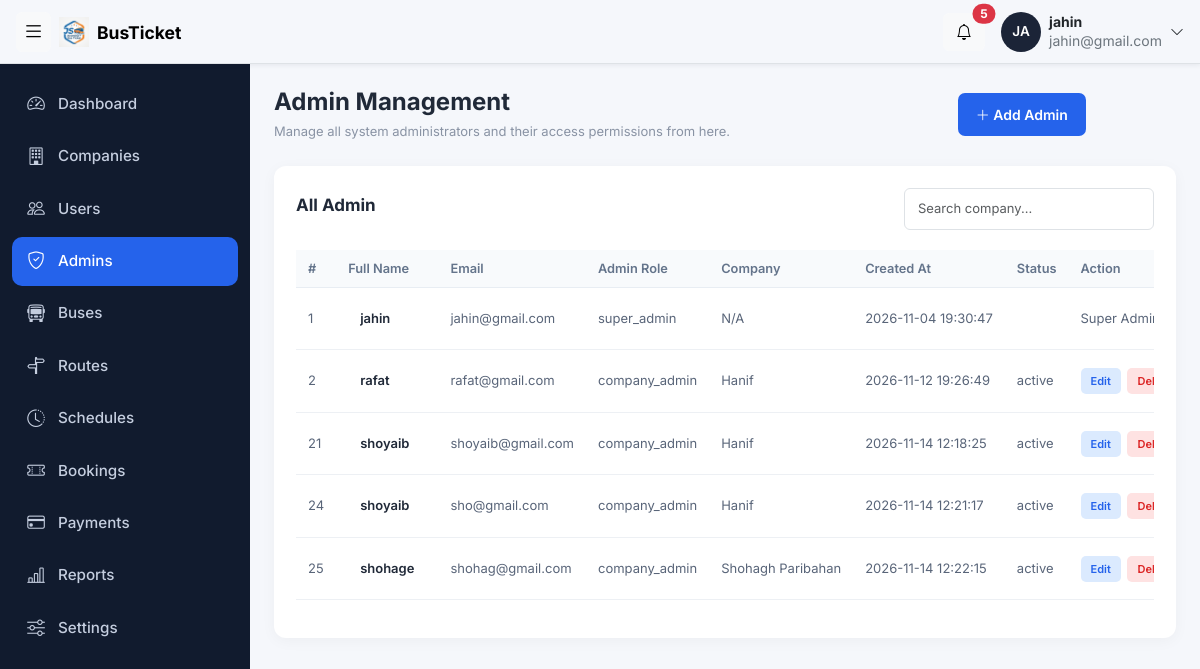
/admin/admin.php (signed in), run on the app's committed database.
### tables this page shows
CREATE TABLE `users` (
  `user_id` int(11) NOT NULL,
  `name` varchar(100) NOT NULL,
  `email` varchar(100) NOT NULL,
  `phone` varchar(20) NOT NULL,
  `password` varchar(255) NOT NULL,
  `role` enum('super_admin','company_admin','customer') NOT NULL,
  `company_id` int(11) DEFAULT NULL,
  `created_at` timestamp NOT NULL DEFAULT current_timestamp() ON UPDATE current_timestamp()
);

CREATE TABLE `bus_companies` (
  `company_id` int(11) NOT NULL,
  `company_name` varchar(100) NOT NULL,
  `email` varchar(100) NOT NULL,
  `phone` varchar(20) NOT NULL,
  `address` text NOT NULL,
  `status` enum('active','inactive') NOT NULL,
  `created_at` timestamp NOT NULL DEFAULT current_timestamp() ON UPDATE current_timestamp()
);

### function/admin.php (called while the page is built)
<?php
$sql = "SELECT users.*,
                bus_companies.company_name,
                bus_companies.status AS company_status
        FROM users
        LEFT JOIN bus_companies
        ON users.company_id = bus_companies.company_id
        WHERE users.role IN ('super_admin', 'company_admin')";
$result = $conn->query($sql);
?>

### admin/admin.php (the view, shortened to what this page needs)
<?php
include '../config/db.php';
    include '../function/admin.php';
?>
<!DOCTYPE html>
<html lang="bn">
<head>
    <?php
include '../includes/admin_css.php';
?>
</head>
<body>
<?php
include '../includes/topbar.php';
?>
    <div class="layout">
         <?php
include '../includes/adminbar.php';
?>
      <div class="container-fluid py-4 px-4">
    <div class="page-header">
        <div>
            <h3>Admin Management</h3>
            <p>Manage all system administrators and their access permissions from here.</p>
        </div>
        <button class="btn-add" id="openForm">
            <i class="bi bi-plus-lg"></i> Add Admin
        </button>
    </div>
    <div class="company-card">
        <div class="table-header">
            <h5>All Admin</h5>
            <input type="text" id="searchInput"
                   class="form-control search-box"
                   placeholder="Search company...">
        </div>
        <div class="table-responsive">
            <table class="table company-table" id="companyTable">
                <thead>
                    <tr>
                        <th>#</th>
                        <th>Full Name</th>
                        <th>Email</th>
                        <th>Admin Role</th>
                        <th>Company</th>
                        <th>Created At</th>
                        <th>Status</th>
                        <th>Action</th>
                    </tr>
                </thead>
                <tbody>
                    <?php
                    while($row = $result->fetch_assoc() ){
                    ?>
            <tr>
        <td><?php echo $row['user_id']; ?></td>
    <td>
        <div class="company-name">
        <?php echo$row['name'] ; ?>
        </div>
    </td>
    <td>
        <?php echo $row['email']; ?>
    </td>
    <td>
        <?php echo $row['role']; ?>
    </td>
    <td>
         <?php echo $row['company_name'] ?? 'N/A'; ?>
    </td>
    <td>
         <?php echo $row['created_at'] ; ?>
</td>
<td>
    <?php echo $row['company_status'] ; ?>
    </td>
    <td>
     <?php if ($row['role'] === 'company_admin') { ?>
        <a href="admin_edit.php?user_id=<?php echo $row['user_id']; ?>" class="action-btn edit">Edit</a>
        <a href="admin_delete.php?user_id=<?php echo $row['user_id']; ?>"
           class="action-btn delete"
           onclick="return confirm('Are you sure you want to delete this admin?')">Delete</a>
     <?php } else { ?>
        <span>Super Admin</span>
     <?php } ?>
    </td>
</tr>
<?php
};
?>
</tbody>
            </table>
        </div>
    </div>
</div>
</body>
</html>

### includes/admin_css.php
<link href="https://cdn.jsdelivr.net/npm/bootstrap@5.3.3/dist/css/bootstrap.min.css" rel="stylesheet">
<link href="https://cdn.jsdelivr.net/npm/bootstrap-icons@1.11.3/font/bootstrap-icons.min.css" rel="stylesheet">
<link href="../assets/css/admin.css" rel="stylesheet">
<link rel="stylesheet" href="../assets/css/companies.css">
<link rel="stylesheet" href="../assets/css/adminbar.css">

### includes/topbar.php (shortened to what this page needs)
<nav class="navbar topbar  border-bottom sticky-top px-3 ">
  <div class="d-flex align-items-center gap-2">
   <button class="btn btn-light sidebar-toggle" id="sidebarToggle" type="button"
     aria-label="Toggle sidebar" aria-controls="sidebar" aria-expanded="true">
    <i class="bi bi-list"></i>
   </button>
   <a class="navbar-brand d-flex align-items-center gap-2 fw-bold m-0 text-decoration-none"
   href="dashboard.php">
    <img src="../assets/images/logo.png" alt="BusGo Logo" width="30" height="30" class="d-inline-block align-text-top">
    <span class="logo-text">
        <small>  BusTicket</small>
    </span>
</a>
  </div>
  <div class="d-flex align-items-center gap-3">
    <div class="dropdown">
      <button class="btn btn-light position-relative" data-bs-toggle="dropdown" aria-label="Notifications">
        <i class="bi bi-bell"></i>
        <span class="position-absolute top-0 start-100 translate-middle badge rounded-pill bg-danger">5</span>
      </button>
    </div>
    <div class="dropdown">
      <button class="btn d-flex align-items-center gap-2 p-0 border-0" data-bs-toggle="dropdown">
        <span class="avatar">    <?php echo strtoupper(substr($_SESSION['name'], 0, 2)); ?>
</span>
        <span class="d-none d-md-block text-start lh-sm">
          <strong class="d-block small"><?php echo $_SESSION['name']; ?></strong>
          <small class="text-secondary"><?php echo $_SESSION['email']; ?> </small>
        </span>
        <i class="bi bi-chevron-down small"></i>
      </button>
    </div>
  </div>
</nav>

### includes/adminbar.php
<aside class="sidebar" id="sidebar">
    <nav class="nav flex-column gap-1">
        <a class="nav-link " href="dashboard.php" aria-label="Dashboard" title="Dashboard"><i class="bi bi-speedometer2"></i><span class="nav-text">Dashboard</span></a>
        <a class="nav-link" href="companies.php" aria-label="Companies" title="Companies"><i class="bi bi-building"></i><span class="nav-text">Companies</span></a>
        <a class="nav-link" href="users.php" aria-label="Users" title="Users"><i class="bi bi-people"></i><span class="nav-text">Users</span></a>
        <a class="nav-link active" href="admin.php" aria-label="Admins" title="Admins"><i class="bi bi-shield-check"></i><span class="nav-text">Admins</span></a>
        <a class="nav-link" href="buses.php" aria-label="Buses" title="Buses"><i class="bi bi-bus-front"></i><span class="nav-text">Buses</span></a>
        <a class="nav-link" href="route.php" aria-label="Routes" title="Routes"><i class="bi bi-signpost-split"></i><span class="nav-text">Routes</span></a>
        <a class="nav-link" href="schedules.php" aria-label="Schedules" title="Schedules"><i class="bi bi-clock-history"></i><span class="nav-text">Schedules</span></a>
        <a class="nav-link" href="bookings.php" aria-label="Bookings" title="Bookings"><i class="bi bi-ticket-perforated"></i><span class="nav-text">Bookings</span></a>
        <a class="nav-link" href="payments.php" aria-label="Payments" title="Payments"><i class="bi bi-credit-card"></i><span class="nav-text">Payments</span></a>
        <a class="nav-link" href="reports.php" aria-label="Reports" title="Reports"><i class="bi bi-bar-chart-line"></i><span class="nav-text">Reports</span></a>
        <a class="nav-link" href="settings.php" aria-label="Settings" title="Settings"><i class="bi bi-sliders"></i><span class="nav-text">Settings</span></a>
    </nav>
</aside>

### assets/css/admin.css (style rules this page uses)
:root { --topbar-h: 64px; --sidebar-w: 250px; --sidebar-w-collapsed: 72px; --brand: #2563eb; --ink: #1b2437; --bg: #f4f6fa; }
body { background: var(--bg); color: var(--ink); font-family: "Inter", "Nirmala UI", system-ui, sans-serif; }
.topbar { position: fixed; inset: 0 0 auto; z-index: 1050; height: 64px; gap: 16px; flex-wrap: nowrap; box-shadow: 0 1px 5px rgba(27, 36, 55, .08); }
.sidebar-toggle { width: 35px; height: 40px; display: inline-flex; align-items: center; justify-content: center; flex: none; }
.sidebar-toggle i { font-size: 1.35rem; }
.topbar .navbar-brand { min-width: 0; }
.logo-text { white-space: nowrap; }
.search-box { position: relative; flex: 1; max-width: 460px; }
.avatar { width: 40px; height: 40px; border-radius: 50%; background: var(--ink); color: #fff; display: inline-flex; align-items: center; justify-content: center; font-weight: 600; font-size: .85rem; }
.layout { display: flex; min-height: calc(100vh - var(--topbar-h)); margin-top: var(--topbar-h); }
.sidebar { width: var(--sidebar-w); position: fixed; top: var(--topbar-h); left: 0; bottom: 0; z-index: 1040; background: #111b2e; padding: 16px 12px; display: flex; flex-direction: column; overflow-y: auto; overflow-x: hidden; transition: width .25s ease, transform .25s ease; }
.sidebar .nav-link { min-height: 44px; color: #c5cedf; display: flex; align-items: center; gap: 12px; padding: 11px 14px; border-radius: 10px; font-weight: 500; font-size: .95rem; white-space: nowrap; overflow: hidden; }
.sidebar .nav-link i { width: 20px; flex: none; text-align: center; font-size: 1.1rem; }
.sidebar .nav-link.active { background: var(--brand); color: #fff; }
.layout > .sidebar + * { flex: 1; min-width: 0; margin-left: var(--sidebar-w); transition: margin-left .25s ease; }
.table th { font-size: .8rem; color: #5b6679; white-space: nowrap; }
.table td { white-space: nowrap; }

### assets/css/companies.css (style rules this page uses)
body { background: #f5f7fb; font-family: 'Inter', sans-serif; color: #202938; }
.page-header { display: flex; justify-content: space-between; align-items: center; margin-bottom: 25px; width: 90%; }
.page-header h3 { font-size: 24px; font-weight: 700; margin-bottom: 5px; }
.page-header p, .form-heading p { color: #8993a4; font-size: 13px; margin: 0; }
.btn-add { background: #2563eb; color: white; border: none; padding: 11px 18px; border-radius: 7px; font-size: 14px; font-weight: 600; }
.company-card { background: white; border-radius: 12px; padding: 22px; box-shadow: 0 3px 15px rgba(0,0,0,0.04); }
.table-header { display: flex; justify-content: space-between; align-items: center; margin-bottom: 20px; }
.table-header h5 { font-size: 17px; font-weight: 700; }
.search-box { max-width: 250px; font-size: 13px; padding: 10px 13px; }
.company-table { vertical-align: middle; font-size: 13px; width: 100%; }
.company-table thead th { background: #f8fafc; color: #64748b; font-weight: 600; padding: 9px 12px; white-space: nowrap; border-bottom: 1px solid #e8edf3; }
.company-table tbody td { padding: 9px 12px; color: #596579; border-bottom: 1px solid #edf0f4; }
.company-name { color: #202938; font-weight: 600; padding: 12px; }
.action-btn { border: none; padding: 6px 10px; border-radius: 5px; font-size: 11px; font-weight: 600; margin-right: 3px; }
.edit { background: #dbeafe; color: #2563eb; }
.delete { background: #fee2e2; color: #dc2626; text-decoration: none; }
a { text-decoration: none; }

### data on the page
users: user_id "1", name "jahin", email "jahin@gmail.com", role "super_admin", company_name "N/A", created_at "2026-11-04 19:30:47", shows "Super…"
users: user_id "2", name "rafat", email "rafat@gmail.com", role "company_admin", company.company_name "Hanif", created_at "2026-11-12 19:26:49", company.status "active"
users: user_id "21", name "shoyaib", email "shoyaib@gmail.com", role "company_admin", company.company_name "Hanif", created_at "2026-11-14 12:18:25", company.status "active"
users: user_id "24", name "shoyaib", email "sho@gmail.com", role "company_admin", company.company_name "Hanif", created_at "2026-11-14 12:21:17", company.status "active"
users: user_id "25", name "shohage", email "shohag@gmail.com", role "company_admin", company.company_name "Shohagh Paribahan", created_at "2026-11-14 12:22:15", company.status "active"

### other printed values
substr($_SESSION['name'], 0, 2) "JA"
$_SESSION['name'] "jahin"
$_SESSION['email'] "jahin@gmail.com"
